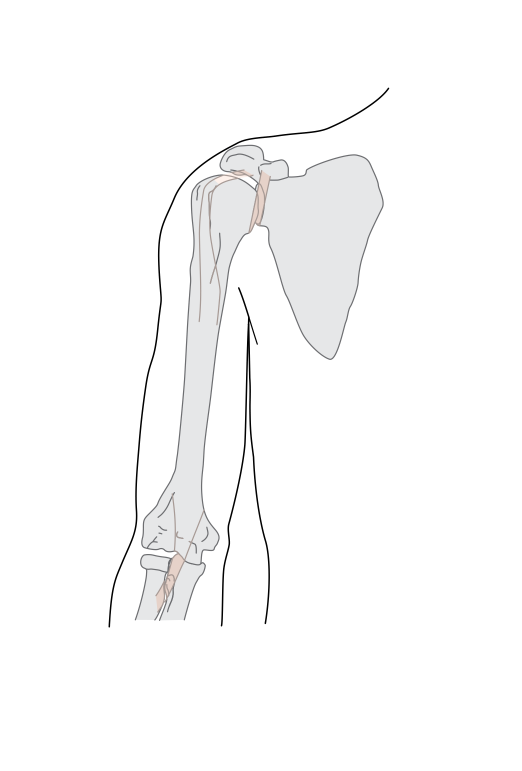
#> input picture image-library/experiments/anatomy-prototypes/who-standard-bases-20260612/clean-bases/03_upper-arm-anterior.png, 1044 x 1542 px (shown at 1/2 size); its folder holds 4 pictures in this run
$ python make_parametric_skin.py
#> lines starting #> are read from the running program, lines starting #| are printed output that depends on the picture; after the words box and inside, x2 and y2 are one past the last pixel; in counts of white or black regions, pixels touching at a corner belong together
### image-library/experiments/anatomy-prototypes/skin-pipeline/pipeline.py
#!/usr/bin/env python3
"""董氏奇穴底圖套皮正式管線(2026-07-03 E 方案定案)。

流程(每張底圖一次,全部穴位共用):
  線稿底圖 → 輪廓控制圖(去骨線) → flux-canny-pro 生成皮膚
  → 還原座標系 → 去背純白 → 皮膚吸附真值輪廓 → 疊真值輪廓線+骨骼層
  → QC → 正式底圖(尺寸與原底圖相同,marker JSON 全部沿用)

用法:
  python3 pipeline.py plan [底圖名]            # 檢視/建議每張的 work_box 與 FLUX bucket
  python3 pipeline.py run <底圖名> [--reuse]   # 跑單張(--reuse 沿用已生成的皮膚,不花錢)
  python3 pipeline.py points <marked.json> <底圖final.png> <輸出.png>  # 驗證後疊穴位紅點
  python3 pipeline.py verify-points <marked.json> <底圖final.png> [檢查圖.png]

需要環境變數 REPLICATE_API_TOKEN(在 ~/.zshrc)。
"""
import json
import os
import re
import subprocess
import sys
import time
from pathlib import Path

import numpy as np
from PIL import Image, ImageChops, ImageDraw, ImageFilter

HERE = Path(__file__).parent
BASES_DIR = HERE.parent / "who-standard-bases-20260612" / "clean-bases"
CACHE = HERE / "cache"
OUT = HERE / "output"
QC = HERE / "qc"
SCALE = 6  # clean-bases PNG = viewBox x 6

CFG = json.loads((HERE / "bases.json").read_text())
#> (reads image-library/experiments/anatomy-prototypes/skin-pipeline/bases.json from the repository)
DEF = CFG["defaults"]


def cfgv(base_cfg, key):
    return base_cfg.get(key, DEF[key])


# [11 lines left out: function svg_viewbox, not called in this run]


def svg_viewbox_origin(name):
    ox, oy, _, _ = svg_viewbox(name)
    return ox, oy


# ---------- FLUX bucket 預測(輸出為 32 倍數、總像素約 1MP) ----------
def flux_buckets():
    out = []
    for w in range(320, 1600, 32):
        for h in range(320, 1600, 32):
            if 0.98e6 <= w * h <= 1.03e6:
                out.append((w, h))
    return out


def suggest_work_box(W, H, open_sides):
    """建議把底圖 pad/crop 成哪個框,使長寬比恰為某個 FLUX bucket。優先 pad 不動解剖。"""
    best = None
    for bw, bh in flux_buckets():
        r = bw / bh
        # 方案一:調寬(左右 pad 或 crop),高度不動
        w2 = H * r
        pad_w = w2 - W  # >0 = pad,<0 = crop
        ok_w = pad_w >= 0 or ("left" not in open_sides and "right" not in open_sides)
        # 方案二:調高,寬度不動
        h2 = W / r
        pad_h = h2 - H
        ok_h = pad_h >= 0 and not ({"top", "bottom"} & set(open_sides)) or pad_h >= 0 and False
        cands = []
        if ok_w:
            cands.append((abs(pad_w), "width", w2))
        if pad_h >= 0 and not ({"top", "bottom"} & set(open_sides)):
            cands.append((abs(pad_h), "height", h2))
        for cost, mode, dim in cands:
            if best is None or cost < best[0]:
                if mode == "width":
                    dx = (dim - W) / 2
                    box = [-round(dx), 0, W + round(dim - W - round(dx)), H]
                else:
                    dy = (dim - H) / 2
                    box = [0, -round(dy), W, H + round(dim - H - round(dy))]
                best = (cost, box, (bw, bh))
    return best


# ---------- 影像工具 ----------
def load_base(name):
    img = Image.open(BASES_DIR / f"{name}.png").convert("RGB")
    return img


def outline_and_bones(base_img, bc):
    g = base_img.convert("L")
    t_out, lo, hi = cfgv(bc, "outline_thresh"), cfgv(bc, "bones_lo"), cfgv(bc, "bones_hi")
    outline = g.point(lambda v: 0 if v < t_out else 255)
    bones = g.point(lambda v: v if lo <= v <= hi else 255)
    return outline, bones


def apply_work_box(img, box, fill=255):
    """box 可超出原圖(=pad 白)。回傳裁/墊後影像。"""
    x0, y0, x1, y1 = box
    canvas = Image.new(img.mode, (x1 - x0, y1 - y0), (fill,) * len(img.getbands()))
    canvas.paste(img, (-x0, -y0))
    return canvas


# [111 lines left out: functions open_side_seal, sealed_interior, not called in this run]


def span_interior(outline_full):
    """Fallback for open line art that is not watertight.

    For each row, use the outermost dark outline pixels as left/right borders and
    fill between them. This is less anatomically selective than floodfill, but it
    recovers simple limb surfaces that are drawn as two open contour strokes.
    """
    dark = np.array(outline_full) < 128
    H, W = dark.shape
    left = np.full(H, np.nan)
    right = np.full(H, np.nan)
    for y in range(H):
        xs = np.where(dark[y])[0]
        if len(xs) < 2:
            continue
        l, r = np.percentile(xs, [2, 98])
        if r - l > 8 and r - l < W * 0.92:
            left[y], right[y] = l, r
    valid = np.where(~np.isnan(left))[0]
    if len(valid) < 2:
        return np.zeros((H, W), dtype=bool)
    ys = np.arange(H)
    left_i = np.interp(ys, valid, left[valid])
    right_i = np.interp(ys, valid, right[valid])
    mask = np.zeros((H, W), dtype=bool)
    for y in range(int(valid.min()), int(valid.max()) + 1):
        l = max(0, int(round(left_i[y])))
        r = min(W - 1, int(round(right_i[y])))
        if r - l > 8:
            mask[y, l:r + 1] = True
    im = Image.fromarray((mask * 255).astype("uint8"))
    im = im.filter(ImageFilter.MaxFilter(5)).filter(ImageFilter.MinFilter(5))
    return np.array(im) > 128


# [6 lines left out: function source_nonwhite_interior, not called in this run]


def interior_for(base_img, outline_full, bc):
    strategy = bc.get("mask_strategy", "sealed")
    if strategy == "span":
        return span_interior(outline_full), {"strategy": "span"}
    if strategy == "source_nonwhite":
        thresh = bc.get("mask_thresh", 250)
        return source_nonwhite_interior(base_img, thresh), {"strategy": "source_nonwhite", "thresh": thresh}
    return sealed_interior(outline_full, bc["open_sides"], bc.get("seal_strategy", "short"))


# [275 lines left out: functions shiftf, snap_fill, replicate, cmd_plan, cmd_run, point_overlay_report and 3 more, not called in this run]


# [14 lines that do not run on import are left out]

### image-library/experiments/anatomy-prototypes/skin-pipeline/make_parametric_skin.py
#!/usr/bin/env python3
"""Generate deterministic atlas-style skin layers for bases that fail AI generation.

This is a geometry-locked fallback. It does not redraw anatomy. It uses the
existing outline-derived interior mask, fills it with smooth warm skin shading,
and writes cache/<base>_gen.png for pipeline.py run <base> --reuse.
"""
import argparse
from pathlib import Path

import numpy as np
from PIL import Image, ImageFilter

import pipeline


DEFAULT_TARGETS = [
    "03_upper-arm-anterior",
    "05_upper-arm-posterior",
    "07_head-anterior",
    "08_head-posterior",
    "09_chest-abdomen",
    "10_back",
    "11_foot-plantar",
    "12_foot-dorsal",
    "13_lower-leg-anterior",
    "15_thigh-anterior",
    "16_thigh-posterior",
    "17_shoulder-joint-posterior",
]

PRESETS = {
    "head": {
        "base": (235, 181, 145),
        "highlight_u": -0.10,
        "highlight": 20,
        "highlight_w": 0.42,
        "edge": 18,
        "noise": 1.2,
    },
    "torso": {
        "base": (235, 178, 137),
        "highlight_u": -0.05,
        "highlight": 30,
        "highlight_w": 0.34,
        "edge": 24,
        "noise": 1.8,
    },
    "limb": {
        "base": (236, 181, 139),
        "highlight_u": -0.03,
        "highlight": 34,
        "highlight_w": 0.20,
        "edge": 26,
        "noise": 1.8,
    },
    "foot": {
        "base": (235, 177, 137),
        "highlight_u": 0.0,
        "highlight": 28,
        "highlight_w": 0.30,
        "edge": 20,
        "noise": 1.5,
    },
}

BASE_PROFILE = {
    "07_head-anterior": "head",
    "08_head-posterior": "head",
    "09_chest-abdomen": "torso",
    "10_back": "torso",
    "11_foot-plantar": "foot",
    "12_foot-dorsal": "foot",
}


def profile_for(base):
    return PRESETS[BASE_PROFILE.get(base, "limb")]


def skin_layer(base, seed):
    bc = pipeline.CFG["bases"][base]
    img = pipeline.load_base(base)
    W, H = img.size
    box = bc.get("work_box") or pipeline.suggest_work_box(W, H, bc["open_sides"])[1]
    outline, _bones = pipeline.outline_and_bones(img, bc)
    interior, _seals = pipeline.interior_for(img, outline, bc)

    preset = profile_for(base)
    arr = np.ones((H, W, 3), dtype=np.float64) * 255
    rng = np.random.default_rng(seed)
    base_col = np.array(preset["base"], dtype=np.float64)

    for y in range(H):
        row = np.where(interior[y])[0]
        if row.size == 0:
            continue
        xmin, xmax = row.min(), row.max()
        center = (xmin + xmax) / 2
        half = max((xmax - xmin) / 2, 1)
        t = y / max(H - 1, 1)
        x = row.astype(np.float64)
        u = (x - center) / half

        color = base_col.copy()
        color += np.array([7, -2, -7], dtype=np.float64) * (0.5 - t)
        edge_shadow = -preset["edge"] * (np.abs(u) ** 1.7)
        central_high = preset["highlight"] * np.exp(-((u - preset["highlight_u"]) / preset["highlight_w"]) ** 2)
        central_high *= 0.78 + 0.22 * np.cos((t - 0.52) * np.pi)
        side_soft = 9 * np.exp(-((u - 0.45) / 0.40) ** 2)
        side_shadow = -8 * np.exp(-((u + 0.62) / 0.33) ** 2)
        joint_warm = 9 * np.exp(-((t - 0.08) / 0.08) ** 2) + 8 * np.exp(-((t - 0.92) / 0.07) ** 2)
        shade = edge_shadow + central_high + side_soft + side_shadow + joint_warm
        col = color[None, :] + shade[:, None]

        # Head/torso should not have a narrow shin-like highlight.
        if BASE_PROFILE.get(base) in ("head", "torso"):
            col[:, 0] += 4 * np.exp(-(u / 0.65) ** 2)
            col[:, 2] -= 2 * np.exp(-(u / 0.75) ** 2)
        else:
            col[:, 0] += 4 * np.exp(-((u - 0.15) / 0.55) ** 2)
            col[:, 2] -= 3 * np.exp(-((u + 0.15) / 0.70) ** 2)
        arr[y, row] = np.clip(col, 0, 255)

    noise = rng.normal(0, preset["noise"], (H, W))
    noise_img = Image.fromarray(np.uint8(np.clip(noise + 128, 0, 255))).filter(ImageFilter.GaussianBlur(5))
    noise = np.array(noise_img).astype(np.float64) - 128
    arr[interior] = np.clip(arr[interior] + noise[interior, None], 0, 255)
    full = Image.fromarray(arr.astype(np.uint8))
    return pipeline.apply_work_box(full, box).convert("RGB"), box, int(interior.sum())


def main():
    ap = argparse.ArgumentParser()
    ap.add_argument("bases", nargs="*", default=DEFAULT_TARGETS)
    ap.add_argument("--seed", type=int, default=20260707)
    args = ap.parse_args()
    pipeline.CACHE.mkdir(exist_ok=True)
    for base in args.bases:
        gen, box, area = skin_layer(base, args.seed)
#> in load_base, img is the input picture: PIL image 1044x1542 RGB; mean R, G, B 250.5, 250.6, 250.6
#> in outline_and_bones, `outline = g.point(lambda v: 0 if v < t_out else 255)`:
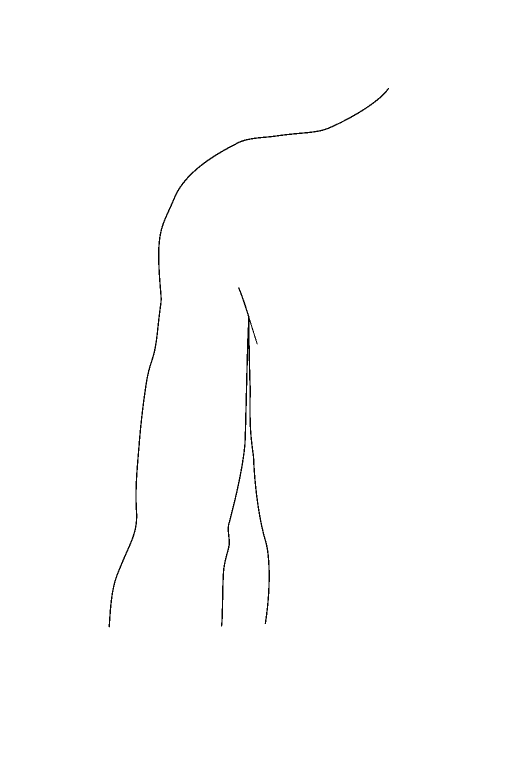
#> outline: PIL image 1044x1542 L (shown at 1/2 size); 99.6% white; black in thin lines or dots, all inside (x1, y1, x2, y2) = (217, 176, 778, 1255)
#> in span_interior, `dark = np.array(outline_full) < 128`:
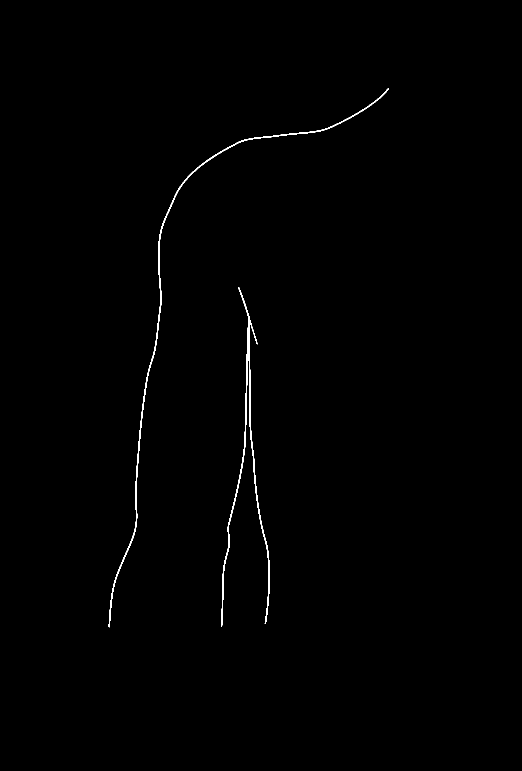
#> dark: shape (1542, 1044) bool (shown at 1/2 size); 0.44% white in thin lines or dots, all inside (x1, y1, x2, y2) = (217, 176, 778, 1255)
#> the loop in span_interior, `for y in range(H):` made 1542 passes
#> (l, r) on passes 261 to 263: (639.2, 647.8), (633.2, 644.8), (627.3, 640.7)
#> in span_interior, `valid = np.where(~np.isnan(left))[0]`: valid = 699 values from 260 to 1252
#> in span_interior, `left_i = np.interp(ys, valid, left[valid])`: left_i = 1542 values, max 639.2 at index 0, min 217.1 at index 1251, mean 353.5
#> in span_interior, `right_i = np.interp(ys, valid, right[valid])`: right_i = 1542 values, max 647.8 at index 0, min 442.9 at index 1251, mean 517.9
#> the loop in span_interior, `for y in range(int(valid.min()), int(valid.max()) + 1):` made 993 passes
#> (l, r) on passes 1 to 3: (639, 648), (633, 645), (627, 641)
#> after the loop in span_interior, `for y in range(int(valid.min()), int(valid.max()) + 1):`:
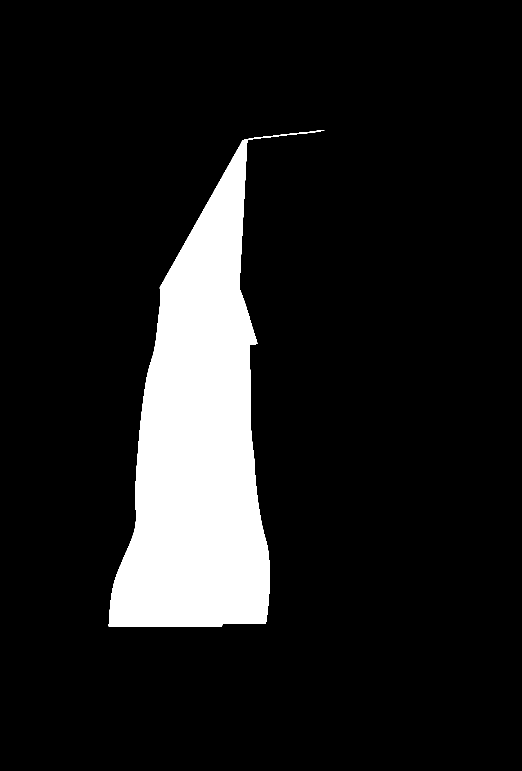
#> mask: shape (1542, 1044) bool (shown at 1/2 size); 11.6% white; 1 white region, box (x1, y1, x2, y2) and area: (217, 260, 649, 1253) 187067
#> in span_interior, `im = im.filter(ImageFilter.MaxFilter(5)).filter(ImageFilter.MinFilter(..`: im: PIL image 1044x1542 L; 11.6% white; 1 white region, box (x1, y1, x2, y2) and area: (217, 260, 649, 1253) 187069
#> the loop in skin_layer, `for y in range(H):` made 1542 passes
#> (xmin, xmax, center, half) on passes 261 to 263: (639, 648, 643.5, 4.5), (633, 645, 639, 6), (627, 641, 634, 7)
#> after the loop in skin_layer, `for y in range(H):`:
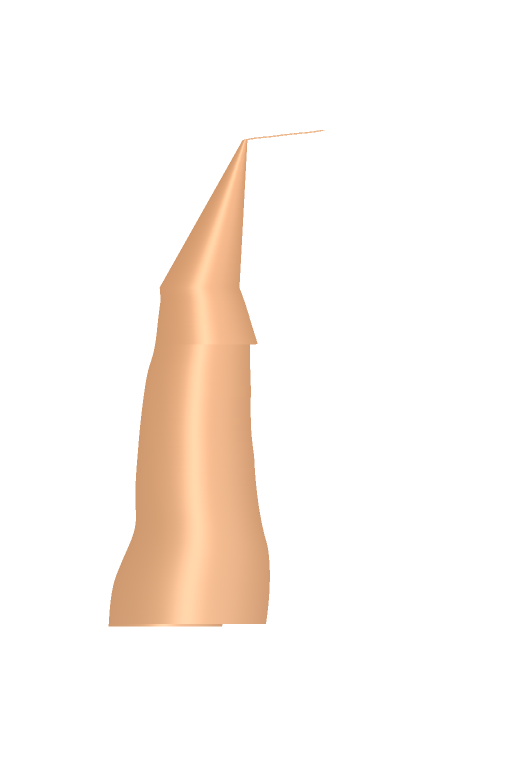
#> arr: shape (1542, 1044, 3) float64 (shown at 1/2 size); mean of channels 0, 1, 2 252.4, 246.1, 241; drawn as R, G, B
#> in skin_layer, `noise = np.array(noise_img).astype(np.float64) - 128`:
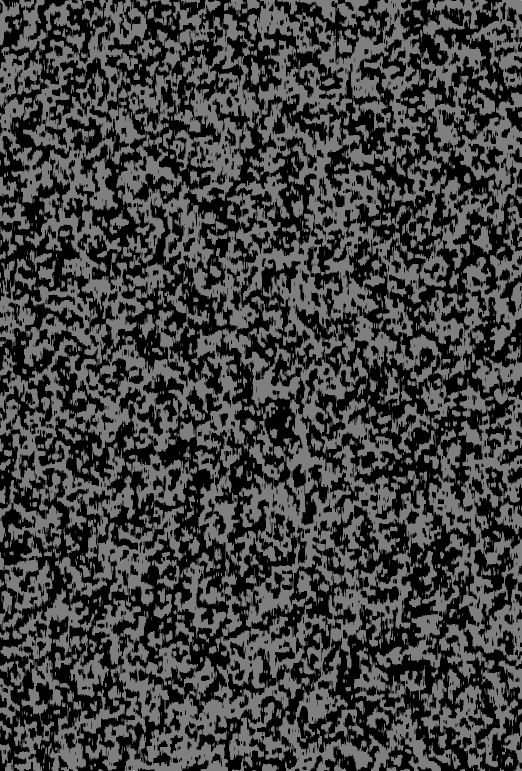
#> noise: shape (1542, 1044) float64 (shown at 1/2 size); min -1, max 1, mean -0.493; drawn with min black and max white
#> in apply_work_box, `canvas = Image.new(img.mode, (x1 - x0, y1 - y0), (fill,) * len(img.get..`: canvas: PIL image 1055x1542 RGB; every value is 255
        out = pipeline.CACHE / f"{base}_gen.png"
        gen.save(out)
        print(f"{base}: wrote {out} size={gen.size} box={box} interior={area}")


if __name__ == "__main__":
    main()
#| 03_upper-arm-anterior: wrote image-library/experiments/anatomy-prototypes/skin-pipeline/cache/03_upper-arm-anterior_gen.png size=(1055, 1542) box=[-6, 0, 1049, 1542] interior=187069
#> (the run stopped early here; a loop or call above may not have finished)
